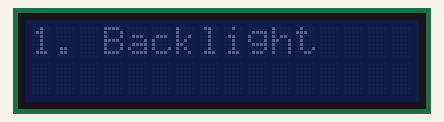
Simulated run of this sketch. Board: Arduino Uno, built with avr-gcc and run on an emulated ATmega328P. Shown: 16×2 character LCD. What the sketch prints to the serial monitor is not drawn.

Above: at 0.1 s.
At 7.3 s:
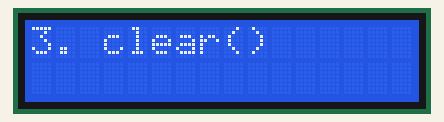
At 15.0 s:
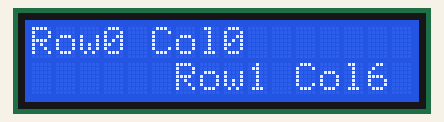
At 18.8 s:
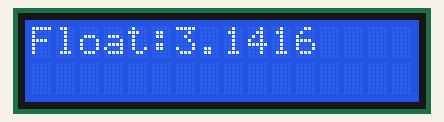
At 28.6 s:
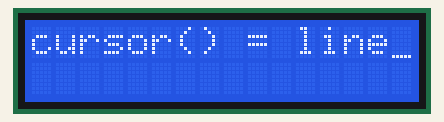
At 32.6 s:
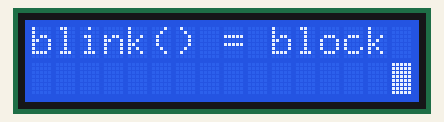

The sketch:

I2C_LCD_AllFunctions.ino
```cpp
#include <Wire.h>
#include <LiquidCrystal_I2C.h>

// ── LCD object: address, columns, rows ──────────────────────
LiquidCrystal_I2C lcd(0x27, 16, 2);

// ── Custom character bitmaps (5×8 pixels each) ───────────────
byte heart[8]     = {0b00000,0b01010,0b11111,0b11111,0b01110,0b00100,0b00000,0b00000};
byte smiley[8]    = {0b00000,0b01010,0b00000,0b00000,0b10001,0b01110,0b00000,0b00000};
byte arrow[8]     = {0b00100,0b01110,0b11111,0b00100,0b00100,0b00100,0b00000,0b00000};
byte lock[8]      = {0b01110,0b10001,0b10001,0b11111,0b11011,0b11011,0b11111,0b00000};
byte bell[8]      = {0b00100,0b01110,0b01110,0b01110,0b11111,0b00000,0b00100,0b00000};
byte music[8]     = {0b01111,0b01001,0b01001,0b01011,0b11011,0b11000,0b00000,0b00000};
byte battery[8]   = {0b01110,0b11111,0b10001,0b10001,0b10001,0b11111,0b11111,0b00000};
byte checkmark[8] = {0b00000,0b00001,0b00011,0b10110,0b11100,0b01000,0b00000,0b00000};

// ── Helper: clear + show section title ───────────────────────
void showTitle(const char* title) {
  lcd.clear();
  lcd.setCursor(0, 0);
  lcd.print(title);
  delay(1200);
  lcd.clear();
}

// ────────────────────────────────────────────────────────────
void setup() {
  Serial.begin(9600);

  // ── 1. init() ─────────────────────────────────────────────
  lcd.init();               // initialise the LCD hardware
  Serial.println("init() done");

  // ── 2. backlight() / noBacklight() ───────────────────────
  showTitle("1. Backlight");
  lcd.backlight();          // turn backlight ON
  lcd.setCursor(0, 0);
  lcd.print("Backlight ON");
  delay(1200);

  lcd.noBacklight();        // turn backlight OFF
  delay(800);

  lcd.backlight();          // back ON for rest of demo
  delay(600);

  // ── 3. display() / noDisplay() ───────────────────────────
  showTitle("2. Display Tog");
  lcd.setCursor(0, 0);
  lcd.print("noDisplay() off");
  lcd.noDisplay();          // hide everything (keeps content)
  delay(900);
  lcd.display();            // show content again
  lcd.setCursor(0, 1);
  lcd.print("display() on");
  delay(1200);

  // ── 4. clear() ────────────────────────────────────────────
  showTitle("3. clear()");
  lcd.print("Before clear...");
  delay(800);
  lcd.clear();              // wipe all chars, cursor → (0,0)
  lcd.print("After clear!");
  delay(1200);

  // ── 5. home() ─────────────────────────────────────────────
  showTitle("4. home()");
  lcd.print("home() resets");
  lcd.setCursor(8, 1);
  lcd.print("cursor");
  delay(800);
  lcd.home();               // move cursor to column 0, row 0
  lcd.print("*");           // overwrites first char
  delay(1200);

  // ── 6. setCursor(col, row) ────────────────────────────────
  showTitle("5. setCursor()");
  lcd.setCursor(0,  0); lcd.print("Row0 Col0");
  lcd.setCursor(6,  1); lcd.print("Row1 Col6");
  delay(1500);

  // ── 7. print() — strings, integers, floats ───────────────
  showTitle("6. print()");
  lcd.setCursor(0, 0); lcd.print("Str: Hello!");
  lcd.setCursor(0, 1); lcd.print("Int:");
  lcd.print(2025);
  delay(1000);
  lcd.clear();
  lcd.setCursor(0, 0); lcd.print("Float:");
  lcd.print(3.14159, 4);    // 4 decimal places
  delay(1500);

  // ── 8. write() — single character ────────────────────────
  showTitle("7. write()");
  lcd.setCursor(0, 0); lcd.print("write() chars:");
  lcd.setCursor(0, 1);
  for (char c = 'A'; c <= 'P'; c++) {
    lcd.write(c);           // write one character at a time
    delay(60);
  }
  delay(800);

  // ── 9. createChar() + custom character display ────────────
  showTitle("8. createChar()");
  lcd.createChar(0, heart);      // slot 0
  lcd.createChar(1, smiley);     // slot 1
  lcd.createChar(2, arrow);      // slot 2
  lcd.createChar(3, lock);       // slot 3
  lcd.createChar(4, bell);       // slot 4
  lcd.createChar(5, music);      // slot 5
  lcd.createChar(6, battery);    // slot 6
  lcd.createChar(7, checkmark);  // slot 7

  lcd.setCursor(0, 0); lcd.print("Custom chars:");
  lcd.setCursor(0, 1);
  for (byte i = 0; i < 8; i++) {
    lcd.write(byte(i));     // display each custom char
    lcd.write(' ');
    delay(200);
  }
  delay(1200);

  // ── 10. cursor() / noCursor() ────────────────────────────
  showTitle("9. cursor()");
  lcd.setCursor(0, 0); lcd.print("cursor() = line");
  lcd.cursor();             // show underscore cursor
  delay(1500);
  lcd.noCursor();           // hide cursor
  lcd.setCursor(0, 1); lcd.print("noCursor() done");
  delay(1200);

  // ── 11. blink() / noBlink() ──────────────────────────────
  showTitle("10. blink()");
  lcd.setCursor(0, 0); lcd.print("blink() = block");
  lcd.setCursor(15, 1);
  lcd.blink();              // blinking block cursor
  delay(2500);
  lcd.noBlink();            // stop blinking
  lcd.setCursor(0, 1); lcd.print("noBlink() done ");
  delay(1200);

  // ── 12. scrollDisplayLeft() ───────────────────────────────
  showTitle("11. ScrollLeft");
  lcd.setCursor(0, 0); lcd.print("<<< Scrolling left content...");
  for (byte i = 0; i < 14; i++) {
    lcd.scrollDisplayLeft();   // shift everything left by 1
    delay(200);
  }
  delay(800);

  // ── 13. scrollDisplayRight() ─────────────────────────────
  showTitle("12. ScrollRight");
  lcd.setCursor(0, 0); lcd.print("Scrolling right>>>");
  for (byte i = 0; i < 8; i++) {
    lcd.scrollDisplayRight();  // shift everything right by 1
    delay(200);
  }
  delay(800);

  // ── 14. autoscroll() / noAutoscroll() ────────────────────
  showTitle("13. autoscroll");
  lcd.setCursor(15, 0);
  lcd.autoscroll();         // text pushes itself left as typed
  lcd.print("AutoScroll!!");
  delay(200);
  lcd.noAutoscroll();       // back to normal printing
  delay(1000);

  // ── 15. leftToRight() / rightToLeft() ────────────────────
  showTitle("14. Direction");
  lcd.setCursor(0, 0); lcd.print("L->R (default)");
  lcd.leftToRight();        // default: print left→right
  delay(800);

  lcd.clear();
  lcd.setCursor(15, 0);     // start from right edge
  lcd.rightToLeft();        // print right→left
  lcd.print("reversed");    // appears mirrored
  delay(1200);
  lcd.leftToRight();        // ALWAYS restore to normal!

  // ────────────────────────────────────────────────────────
  // FINAL: Loop demo — custom chars + scrolling message
  // ────────────────────────────────────────────────────────
  lcd.clear();
  lcd.setCursor(0, 0);
  lcd.write(byte(0)); lcd.print(" All done! ");  lcd.write(byte(1));
  lcd.setCursor(0, 1);
  lcd.write(byte(4)); lcd.print(" Loop start "); lcd.write(byte(7));
  delay(2000);
}

// ────────────────────────────────────────────────────────────
void loop() {
  // Animated ticker: custom icons + scrolling text
  String msg = "  I2C LCD Full Demo  |  Heart ";
  lcd.clear();

  // Row 0: animated icon bar
  lcd.setCursor(0, 0);
  for (byte i = 0; i < 8; i++) {
    lcd.write(byte(i));
    lcd.write(' ');
  }

  // Row 1: scroll the message string across
  String padded = "                " + msg + "                ";
  for (int pos = 0; pos <= (int)padded.length() - 16; pos++) {
    lcd.setCursor(0, 1);
    lcd.print(padded.substring(pos, pos + 16));
    delay(220);
  }

  // Blink backlight once between cycles
  lcd.noBacklight(); delay(150);
  lcd.backlight();   delay(150);
}
```

Measured:
- what the display in image 1 shows lasts 1.2 s, from 7.3 s to 8.5 s
- what the display in image 2 shows lasts 1.5 s, from 15.0 s to 16.5 s
- what the display in image 5 shows lasts 2.5 s, from 32.5 s to 35.0 s
